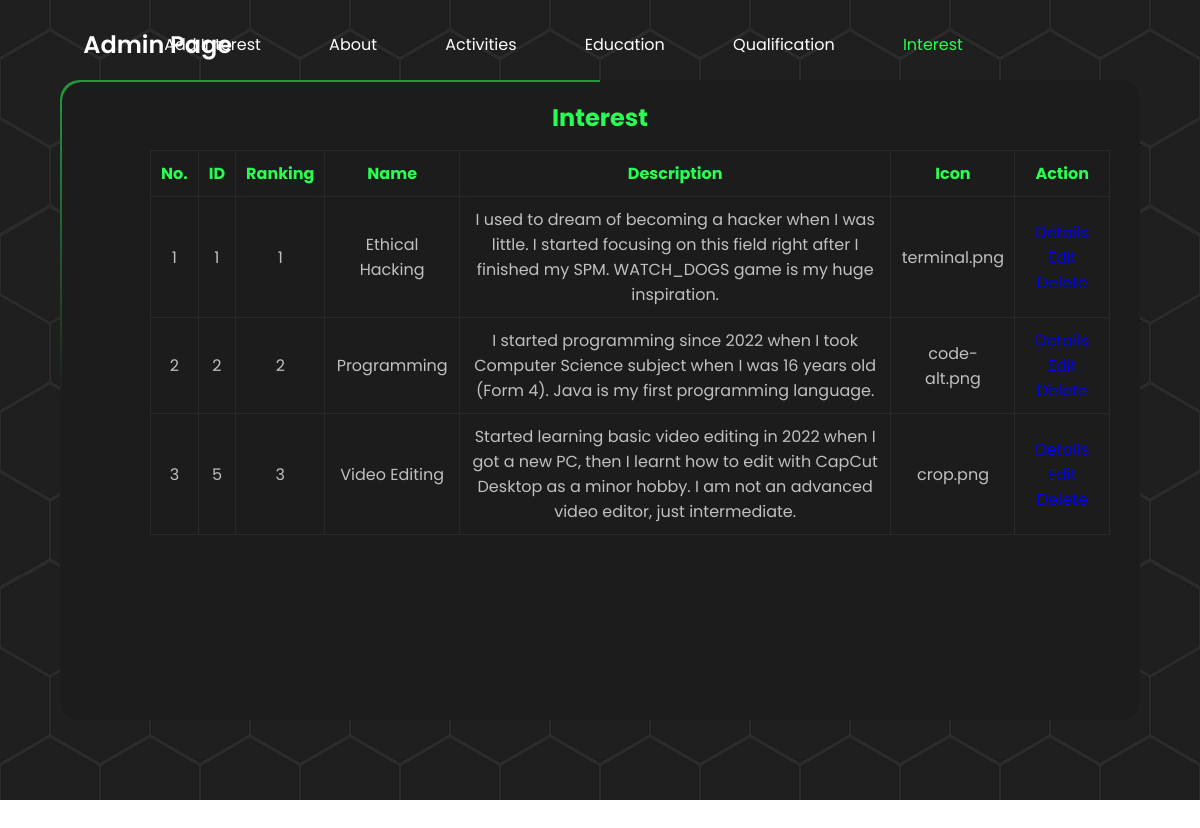
The page /interest_list.php on the database its author committed.
### tables this page shows
CREATE TABLE `interest` (
  `interest_id` int(11) NOT NULL,
  `interest_ranking` int(100) NOT NULL,
  `interest_name` varchar(100) NOT NULL,
  `interest_desc` varchar(200) NOT NULL,
  `interest_icon` varchar(200) NOT NULL
);

### interest_list.php (the view, shortened to what this page needs)
<?php
    include 'connect.php';
?>
<!DOCTYPE html>
<html lang="en">
<head>
    <link rel="stylesheet" href="admin.css">
</head>
<header class="header">
    <a href="#" class="logo">Admin Page</a>
    <nav class="navbar">
        <a href="interest_add.php">Add Interest</a>
        <a href="admin.php">About</a>
        <a href="activities_list.php">Activities</a>
        <a href="education_list.php">Education</a>
        <a href="qualification_list.php">Qualification</a>
        <a href="interest_list.php" class="active">Interest</a>
    </nav>
</header>
<body>
    <div class="container">
        <header id="hex-grid">
            <div class="light"></div>
            <div class="grid"></div>
    <div class="box">
        <div class="form"></div>
        <h2>Interest</h2>
    </div>
    <table width="720" height="55" border="1" cellspacing="1" id="example1">
        <thead>
            <th bgcolor="#CCCCCC">No.</th>
            <th bgcolor="#CCCCCC">ID</th>
            <th bgcolor="#CCCCCC">Ranking</th>
            <th bgcolor="#CCCCCC">Name</th>
            <th bgcolor="#CCCCCC">Description</th>
            <th bgcolor="#CCCCCC">Icon</th>
            <th bgcolor="#CCCCCC">Action</th>
        </thead>
        <tbody>
            <?php
                $sql="SELECT * FROM interest";
                $result = mysqli_query($conn,$sql);
                $count = 0;
                if(
                mysqli_num_rows($result) > 0){
                while($row=mysqli_fetch_assoc($result)){
                $count++;
                $id=$row['interest_id'];
            ?>
            <tr>
                <td><?php echo $count; ?></td>
                <td><?php echo $row['interest_id']; ?></td>
                <td><?php echo $row['interest_ranking']; ?></td>
                <td><?php echo $row['interest_name']; ?></td>
                <td><?php echo $row['interest_desc']; ?></td>
                <td><?php echo $row['interest_icon']; ?></td>
                <td>
                    <?php
                        echo ' <a href="interest_view.php?ref='.$row["interest_id"].'" data-id="'.$id.'">Details</a>';
                        echo ' <a href="interest_update.php?ref='.$row["interest_id"].'" data-id="'.$id.'">Edit</a>';
                        echo ' <a href="interest_delete.php?ref='.$row["interest_id"].'" data-id="'.$id.'" onclick="return confirm(\'Are you sure you want to delete this record?\')">Delete</a>';
                        }}
                    ?>
                </td>
            </tr>
        </tbody>
    </table>
</header>
</div>
</body>
</html>

### admin.css (style rules this page uses)
* { font-family: "Poppins", sans-serif; text-decoration: none; }
:root { --main-color: #29fd53; --line-color: #28292d; --background-color: #1c1c1c; --text-color: #fff; }
.header { position: fixed; top: 0; left: 0; width: 100%; padding: 2rem 9%; display: flex; justify-content: space-between; align-items: center; z-index: 100; }
.logo { font-style: 2.5rem; color: var(--text-color); font-weight: 600; cursor: pointer; transform: scale(1.5); }
.navbar { transform: translateX(-40%) }
.navbar a { font-size: 1rem; color: var(--text-color); margin-left: 4rem; transition: 0.3s; }
.navbar a:hover, .navbar a.active { color: var(--main-color); }
body { margin: 0; padding: 0; min-height: 160vh; overflow: hidden; }
.container { background: #2b2b2b; display: flex; justify-content: center; align-items: center; min-height: 100vh; position: relative; z-index: 0; }
#hex-grid { height: 100vh; }
#hex-grid .grid { position: absolute; top: 0; left: 0; background: url(grid.svg) repeat; width: 100%; height: 100%; z-index: -100; background-size: 500px; }
#hex-grid .light { position: absolute; top: 50%; left: 50%; transform: translate(-50%, -50%); width: 15em; height: 15em; filter: blur(50px); background: linear-gradient(90deg, #29fd53 0%, #29fd53 100%); z-index: -100; }
label, h2 { color: #29fd53; font-weight: bold; text-align: center; }
.box { position: absolute; top: 10%; left: 5%; width: 90%; height: 80%; background: #1c1c1c; border-radius: 20px; overflow: hidden; z-index: -10; }
.box::before { content: ''; position: absolute; top: -250%; left: -50%; width: 100%; height: 300%; background: linear-gradient(0deg, transparent, #29fd53, #29fd53); transform-origin: bottom right; animation: animate 6s linear infinite; z-index: -100; }
.box::after { content: ''; position: absolute; top: -250%; left: -50%; width: 100%; height: 300%; background: linear-gradient(0deg, transparent, #29fd53, #29fd53); transform-origin: bottom right; animation: animate 6s linear infinite; animation-delay: -3s; z-index: -100; }
table { height: 36%; width: 80%; margin: 150px; color: #29fd53; border-radius: 20px; border-color: #28292d; place-items: center; text-align: center; justify-content: center; border-collapse: collapse; }
th { background-color: #1c1c1c; padding: 10px; border-radius: 20px; }
td { padding: 10px; color: silver; border-radius: 20px; }
.form { position: absolute; inset: 2px; border-radius: 20px; background: #1c1c1c; z-index: -10; }

### rows shown on the page
interest: interest_id "1", interest_ranking "1", interest_name "Ethical Hacking", interest_desc "I used to dream of becoming a hacker when I was little. I started focusing on this field right after I finished my SPM. WATCH_DOGS game is my huge inspiration.", interest_icon "terminal.png"
interest: interest_id "2", interest_ranking "2", interest_name "Programming", interest_desc "I started programming since 2022 when I took Computer Science subject when I was 16 years old (Form 4). Java is my first programming language.", interest_icon "code-alt.png"
interest: interest_id "5", interest_ranking "3", interest_name "Video Editing", interest_desc "Started learning basic video editing in 2022 when I got a new PC, then I learnt how to edit with CapCut Desktop as a minor hobby. I am not an advanced video editor, just intermediate.", interest_icon "crop.png"
